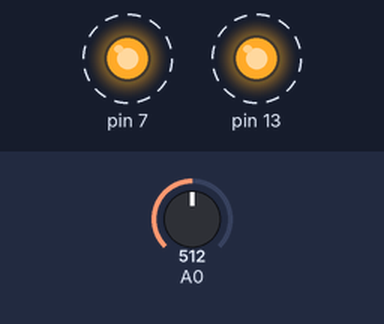
Bench run of a sketch on a simulated Arduino Uno, built with avr-gcc and run on an emulated ATmega328P. Shown: output pins drawn as LEDs (lit = HIGH). Dashed ring = blinking. The test bench sets the inputs (shaded band); at power-on: A0 = 512. What the sketch prints to the serial monitor is not drawn.

Above: at 0.15 s.
Timing chart, 0 to 3.0 s (numbered marks = the images above):
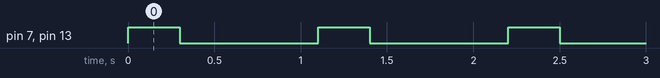

Measured:
- by itself, pin 7, pin 13: alternates HIGH for 0.30 s and LOW for 0.80 s

The sketch:

temperaturaSensorbackend.ino
```cpp
void setup() {
  // put your setup code here, to run once:
  Serial.begin(9600);
  pinMode(13,OUTPUT);
  pinMode(7, OUTPUT);

}
float VoltajeSensor = 5;
void loop() {
  // put your main code here, to run repeatedly:
  float ValorSensor = analogRead(A0);
  // Serial.println(ValorSensor);
  float TemperaturaC = (ValorSensor * (5000/1024.0) / 10);
  float TemeperaturaF = (TemperaturaC * 1.8) + 32;

  //if(TemperaturaC >= 35){
  digitalWrite(13, HIGH);
  digitalWrite(7, HIGH);
  delay(300);
  digitalWrite(7, LOW);
  digitalWrite(13, LOW);
  delay(300);
  //}
  Serial.println("La temperatura ambiente es: "+String(TemperaturaC));

  delay(500);
}
```
